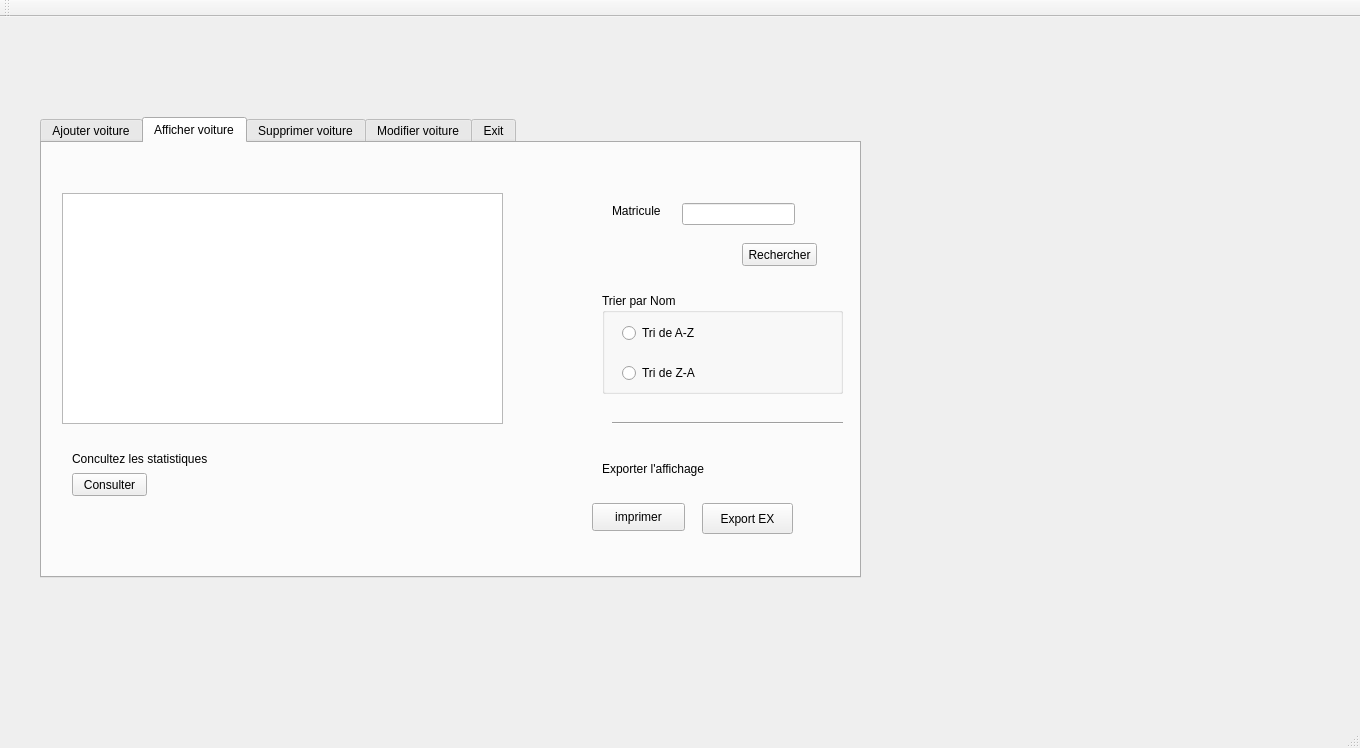
<?xml version="1.0" encoding="UTF-8"?>
<ui version="4.0">
 <class>MainWindow</class>
 <widget class="QMainWindow" name="MainWindow">
  <property name="geometry">
   <rect>
    <x>0</x>
    <y>0</y>
    <width>1360</width>
    <height>748</height>
   </rect>
  </property>
  <property name="windowTitle">
   <string>Gestion des Clients</string>
  </property>
  <widget class="QWidget" name="centralWidget">
   <widget class="QLabel" name="label_6">
    <property name="geometry">
     <rect>
      <x>30</x>
      <y>10</y>
      <width>851</width>
      <height>601</height>
     </rect>
    </property>
    <property name="text">
     <string/>
    </property>
    <property name="pixmap">
     <pixmap>../1x/Untitled-1-100.jpg</pixmap>
    </property>
   </widget>
   <widget class="QTabWidget" name="tabWidget">
    <property name="geometry">
     <rect>
      <x>40</x>
      <y>100</y>
      <width>821</width>
      <height>461</height>
     </rect>
    </property>
    <property name="currentIndex">
     <number>1</number>
    </property>
    <widget class="QWidget" name="tab">
     <attribute name="title">
      <string>Ajouter voiture</string>
     </attribute>
     <widget class="QGroupBox" name="groupBox">
      <property name="geometry">
       <rect>
        <x>10</x>
        <y>30</y>
        <width>361</width>
        <height>221</height>
       </rect>
      </property>
      <property name="title">
       <string>Ajouter voiture</string>
      </property>
      <widget class="QLabel" name="label">
       <property name="geometry">
        <rect>
         <x>10</x>
         <y>40</y>
         <width>47</width>
         <height>13</height>
        </rect>
       </property>
       <property name="text">
        <string>Nom</string>
       </property>
      </widget>
      <widget class="QLabel" name="label_2">
       <property name="geometry">
        <rect>
         <x>10</x>
         <y>80</y>
         <width>47</width>
         <height>13</height>
        </rect>
       </property>
       <property name="text">
        <string>Modele</string>
       </property>
      </widget>
      <widget class="QLabel" name="label_3">
       <property name="geometry">
        <rect>
         <x>10</x>
         <y>120</y>
         <width>81</width>
         <height>16</height>
        </rect>
       </property>
       <property name="text">
        <string>Categorie</string>
       </property>
      </widget>
      <widget class="QLabel" name="label_4">
       <property name="geometry">
        <rect>
         <x>10</x>
         <y>160</y>
         <width>81</width>
         <height>16</height>
        </rect>
       </property>
       <property name="text">
        <string>Matricule</string>
       </property>
      </widget>
      <widget class="QLineEdit" name="NOM">
       <property name="geometry">
        <rect>
         <x>100</x>
         <y>40</y>
         <width>113</width>
         <height>22</height>
        </rect>
       </property>
      </widget>
      <widget class="QLineEdit" name="Categorie">
       <property name="geometry">
        <rect>
         <x>100</x>
         <y>120</y>
         <width>113</width>
         <height>22</height>
        </rect>
       </property>
      </widget>
      <widget class="QLineEdit" name="Matricule">
       <property name="geometry">
        <rect>
         <x>100</x>
         <y>160</y>
         <width>113</width>
         <height>22</height>
        </rect>
       </property>
      </widget>
      <widget class="QPushButton" name="pb_ajouter">
       <property name="geometry">
        <rect>
         <x>240</x>
         <y>180</y>
         <width>93</width>
         <height>28</height>
        </rect>
       </property>
       <property name="text">
        <string>Ajouter</string>
       </property>
      </widget>
      <widget class="QComboBox" name="Modele">
       <property name="geometry">
        <rect>
         <x>100</x>
         <y>80</y>
         <width>111</width>
         <height>22</height>
        </rect>
       </property>
       <item>
        <property name="text">
         <string>RENAULT</string>
        </property>
       </item>
       <item>
        <property name="text">
         <string>BMW</string>
        </property>
       </item>
       <item>
        <property name="text">
         <string>OPEL</string>
        </property>
       </item>
       <item>
        <property name="text">
         <string>Citroen</string>
        </property>
       </item>
       <item>
        <property name="text">
         <string>PEUGEOT</string>
        </property>
       </item>
       <item>
        <property name="text">
         <string>Autre</string>
        </property>
       </item>
      </widget>
     </widget>
    </widget>
    <widget class="QWidget" name="tab_4">
     <attribute name="title">
      <string>Afficher voiture</string>
     </attribute>
     <widget class="QTableView" name="tab_voiture">
      <property name="geometry">
       <rect>
        <x>20</x>
        <y>50</y>
        <width>441</width>
        <height>231</height>
       </rect>
      </property>
     </widget>
     <widget class="QGroupBox" name="groupBox_5">
      <property name="geometry">
       <rect>
        <x>560</x>
        <y>150</y>
        <width>241</width>
        <height>101</height>
       </rect>
      </property>
      <property name="title">
       <string>Trier par Nom</string>
      </property>
      <widget class="QRadioButton" name="radioButton_croissant">
       <property name="geometry">
        <rect>
         <x>20</x>
         <y>30</y>
         <width>97</width>
         <height>20</height>
        </rect>
       </property>
       <property name="text">
        <string>Tri de A-Z</string>
       </property>
      </widget>
      <widget class="QRadioButton" name="radioButton_dcroissant">
       <property name="geometry">
        <rect>
         <x>20</x>
         <y>70</y>
         <width>97</width>
         <height>20</height>
        </rect>
       </property>
       <property name="text">
        <string>Tri de Z-A</string>
       </property>
      </widget>
     </widget>
     <widget class="QLabel" name="label_25">
      <property name="geometry">
       <rect>
        <x>570</x>
        <y>60</y>
        <width>61</width>
        <height>16</height>
       </rect>
      </property>
      <property name="text">
       <string>Matricule</string>
      </property>
     </widget>
     <widget class="QLineEdit" name="rech_mat">
      <property name="geometry">
       <rect>
        <x>640</x>
        <y>60</y>
        <width>113</width>
        <height>22</height>
       </rect>
      </property>
     </widget>
     <widget class="QPushButton" name="rechercher_button">
      <property name="geometry">
       <rect>
        <x>700</x>
        <y>100</y>
        <width>75</width>
        <height>23</height>
       </rect>
      </property>
      <property name="text">
       <string>Rechercher</string>
      </property>
     </widget>
     <widget class="Line" name="line">
      <property name="geometry">
       <rect>
        <x>570</x>
        <y>270</y>
        <width>231</width>
        <height>20</height>
       </rect>
      </property>
      <property name="orientation">
       <enum>Qt::Horizontal</enum>
      </property>
     </widget>
     <widget class="QPushButton" name="statsmed">
      <property name="geometry">
       <rect>
        <x>30</x>
        <y>330</y>
        <width>75</width>
        <height>23</height>
       </rect>
      </property>
      <property name="text">
       <string>Consulter</string>
      </property>
     </widget>
     <widget class="QLabel" name="label_26">
      <property name="geometry">
       <rect>
        <x>30</x>
        <y>300</y>
        <width>181</width>
        <height>31</height>
       </rect>
      </property>
      <property name="text">
       <string>Concultez les statistiques</string>
      </property>
     </widget>
     <widget class="QPushButton" name="btn_imp">
      <property name="geometry">
       <rect>
        <x>550</x>
        <y>360</y>
        <width>93</width>
        <height>28</height>
       </rect>
      </property>
      <property name="text">
       <string>imprimer</string>
      </property>
     </widget>
     <widget class="QPushButton" name="btn_export">
      <property name="geometry">
       <rect>
        <x>660</x>
        <y>360</y>
        <width>91</width>
        <height>31</height>
       </rect>
      </property>
      <property name="text">
       <string>Export EX</string>
      </property>
     </widget>
     <widget class="QLabel" name="label_27">
      <property name="geometry">
       <rect>
        <x>560</x>
        <y>310</y>
        <width>181</width>
        <height>31</height>
       </rect>
      </property>
      <property name="text">
       <string>Exporter l'affichage</string>
      </property>
     </widget>
    </widget>
    <widget class="QWidget" name="tab_2">
     <attribute name="title">
      <string>Supprimer voiture</string>
     </attribute>
     <widget class="QFrame" name="frame">
      <property name="geometry">
       <rect>
        <x>30</x>
        <y>30</y>
        <width>431</width>
        <height>261</height>
       </rect>
      </property>
      <property name="frameShape">
       <enum>QFrame::StyledPanel</enum>
      </property>
      <property name="frameShadow">
       <enum>QFrame::Raised</enum>
      </property>
      <widget class="QLabel" name="label_5">
       <property name="geometry">
        <rect>
         <x>50</x>
         <y>80</y>
         <width>56</width>
         <height>16</height>
        </rect>
       </property>
       <property name="text">
        <string>Matricule</string>
       </property>
      </widget>
      <widget class="QLineEdit" name="Matricule_supp">
       <property name="geometry">
        <rect>
         <x>140</x>
         <y>80</y>
         <width>113</width>
         <height>22</height>
        </rect>
       </property>
      </widget>
      <widget class="QPushButton" name="pb_supprimer">
       <property name="geometry">
        <rect>
         <x>300</x>
         <y>210</y>
         <width>93</width>
         <height>28</height>
        </rect>
       </property>
       <property name="text">
        <string>Supprimer</string>
       </property>
      </widget>
     </widget>
    </widget>
    <widget class="QWidget" name="tab_3">
     <attribute name="title">
      <string>Modifier voiture</string>
     </attribute>
     <widget class="QGroupBox" name="groupBox_2">
      <property name="geometry">
       <rect>
        <x>260</x>
        <y>50</y>
        <width>401</width>
        <height>211</height>
       </rect>
      </property>
      <property name="title">
       <string>modifier</string>
      </property>
      <widget class="QLabel" name="label_7">
       <property name="geometry">
        <rect>
         <x>10</x>
         <y>40</y>
         <width>47</width>
         <height>13</height>
        </rect>
       </property>
       <property name="text">
        <string>Nom</string>
       </property>
      </widget>
      <widget class="QLabel" name="label_8">
       <property name="geometry">
        <rect>
         <x>10</x>
         <y>80</y>
         <width>47</width>
         <height>13</height>
        </rect>
       </property>
       <property name="text">
        <string>Modele</string>
       </property>
      </widget>
      <widget class="QLabel" name="label_9">
       <property name="geometry">
        <rect>
         <x>10</x>
         <y>120</y>
         <width>81</width>
         <height>16</height>
        </rect>
       </property>
       <property name="text">
        <string>Categorie</string>
       </property>
      </widget>
      <widget class="QLineEdit" name="NOM_2">
       <property name="geometry">
        <rect>
         <x>140</x>
         <y>40</y>
         <width>113</width>
         <height>20</height>
        </rect>
       </property>
      </widget>
      <widget class="QLineEdit" name="Modele_2">
       <property name="geometry">
        <rect>
         <x>140</x>
         <y>80</y>
         <width>113</width>
         <height>20</height>
        </rect>
       </property>
      </widget>
      <widget class="QLineEdit" name="Categorie_2">
       <property name="geometry">
        <rect>
         <x>140</x>
         <y>120</y>
         <width>113</width>
         <height>20</height>
        </rect>
       </property>
      </widget>
      <widget class="QPushButton" name="pb_modifier">
       <property name="geometry">
        <rect>
         <x>310</x>
         <y>180</y>
         <width>75</width>
         <height>23</height>
        </rect>
       </property>
       <property name="text">
        <string>Modifier</string>
       </property>
      </widget>
      <widget class="QLabel" name="label_14">
       <property name="geometry">
        <rect>
         <x>10</x>
         <y>160</y>
         <width>81</width>
         <height>16</height>
        </rect>
       </property>
       <property name="text">
        <string>Matricule</string>
       </property>
      </widget>
      <widget class="QLineEdit" name="Matricule_2">
       <property name="geometry">
        <rect>
         <x>140</x>
         <y>160</y>
         <width>113</width>
         <height>22</height>
        </rect>
       </property>
      </widget>
     </widget>
    </widget>
    <widget class="QWidget" name="tab_5">
     <attribute name="title">
      <string>Exit</string>
     </attribute>
     <widget class="QPushButton" name="pb_exit">
      <property name="geometry">
       <rect>
        <x>310</x>
        <y>180</y>
        <width>191</width>
        <height>71</height>
       </rect>
      </property>
      <property name="text">
       <string>EXIT</string>
      </property>
     </widget>
    </widget>
   </widget>
  </widget>
  <widget class="QMenuBar" name="menuBar">
   <property name="geometry">
    <rect>
     <x>0</x>
     <y>0</y>
     <width>1360</width>
     <height>26</height>
    </rect>
   </property>
  </widget>
  <widget class="QToolBar" name="mainToolBar">
   <attribute name="toolBarArea">
    <enum>TopToolBarArea</enum>
   </attribute>
   <attribute name="toolBarBreak">
    <bool>false</bool>
   </attribute>
  </widget>
  <widget class="QStatusBar" name="statusBar"/>
 </widget>
 <layoutdefault spacing="6" margin="11"/>
 <resources/>
 <connections/>
</ui>
